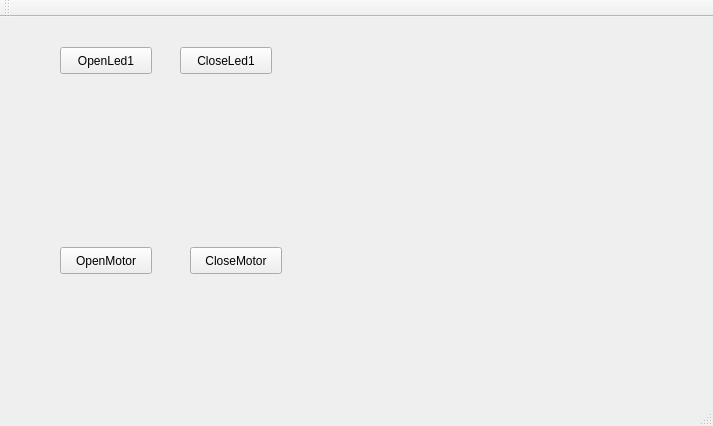
<?xml version="1.0" encoding="UTF-8"?>
<ui version="4.0">
 <class>MainWindow</class>
 <widget class="QMainWindow" name="MainWindow">
  <property name="geometry">
   <rect>
    <x>0</x>
    <y>0</y>
    <width>713</width>
    <height>426</height>
   </rect>
  </property>
  <property name="windowTitle">
   <string>MainWindow</string>
  </property>
  <widget class="QWidget" name="centralWidget">
   <widget class="QPushButton" name="OpenLed1">
    <property name="geometry">
     <rect>
      <x>60</x>
      <y>30</y>
      <width>92</width>
      <height>27</height>
     </rect>
    </property>
    <property name="text">
     <string>OpenLed1</string>
    </property>
   </widget>
   <widget class="QPushButton" name="OpenMotor">
    <property name="geometry">
     <rect>
      <x>60</x>
      <y>230</y>
      <width>92</width>
      <height>27</height>
     </rect>
    </property>
    <property name="text">
     <string>OpenMotor</string>
    </property>
   </widget>
   <widget class="QPushButton" name="CloseMotor">
    <property name="geometry">
     <rect>
      <x>190</x>
      <y>230</y>
      <width>92</width>
      <height>27</height>
     </rect>
    </property>
    <property name="text">
     <string>CloseMotor</string>
    </property>
   </widget>
   <widget class="QPushButton" name="CloseLed1">
    <property name="geometry">
     <rect>
      <x>180</x>
      <y>30</y>
      <width>92</width>
      <height>27</height>
     </rect>
    </property>
    <property name="text">
     <string>CloseLed1</string>
    </property>
   </widget>
  </widget>
  <widget class="QMenuBar" name="menuBar">
   <property name="geometry">
    <rect>
     <x>0</x>
     <y>0</y>
     <width>713</width>
     <height>25</height>
    </rect>
   </property>
  </widget>
  <widget class="QToolBar" name="mainToolBar">
   <attribute name="toolBarArea">
    <enum>TopToolBarArea</enum>
   </attribute>
   <attribute name="toolBarBreak">
    <bool>false</bool>
   </attribute>
  </widget>
  <widget class="QStatusBar" name="statusBar"/>
 </widget>
 <layoutdefault spacing="6" margin="11"/>
 <resources/>
 <connections/>
</ui>
